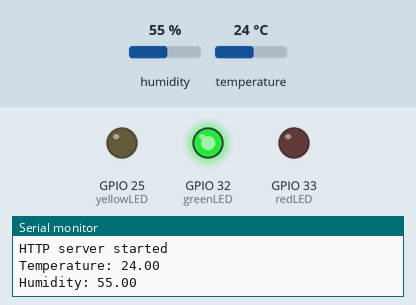
Recording of a sketch running on a simulated ESP32. Parts: output pins drawn as LEDs (lit = HIGH), the last lines printed to the serial monitor. Inputs (shaded band) come from the test bench; at power-on: temperature 24 °C, humidity 55 %. WiFi joins after 1.5 s; servers stay silent unless stated.

Above: at 2.7 s.
2.8 s: temperature set to 29 °C
5.5 s: temperature set to 32 °C
At 6.7 s:
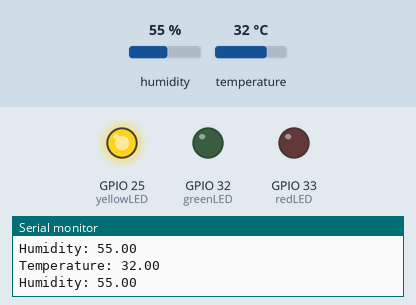
8.2 s: temperature set to 39 °C
10.9 s: temperature set to 42 °C
At 12.6 s:
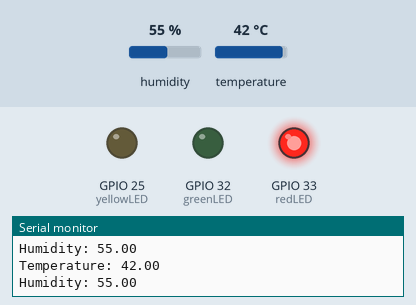
13.6 s: temperature set to 12 °C
At 15.0 s:
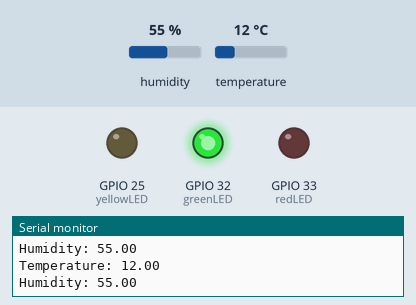
16.3 s: temperature set to 33 °C
At 18.6 s:
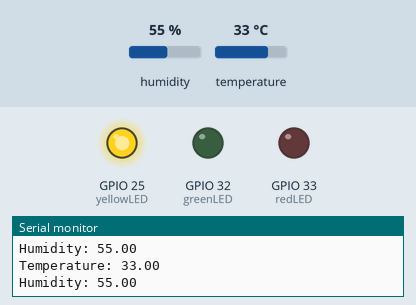
Timing chart, 0 to 20.1 s (numbered marks = the images above; inputs shaded):
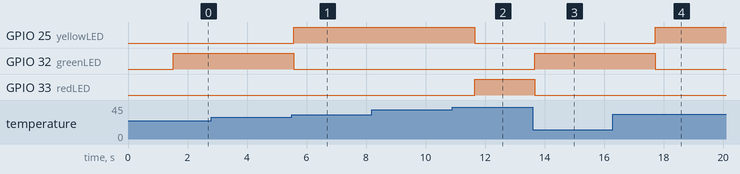

Measured:
- the behaviour switches between 30 and 31 °C on temperature (found by bisection; images 0 and 1)
- the behaviour switches between 40 and 41 °C on temperature (found by bisection; images 1 and 2)
- after the input at 5.5 s, GPIO 25 (yellowLED): LOW → HIGH after 0.08 s; GPIO 32 (greenLED): HIGH → LOW after 0.08 s
- after the input at 10.9 s, GPIO 25 (yellowLED): HIGH → LOW after 0.75 s; GPIO 33 (redLED): LOW → HIGH after 0.75 s
- after the input at 13.6 s, GPIO 32 (greenLED): LOW → HIGH after 0.07 s; GPIO 33 (redLED): HIGH → LOW after 0.07 s
- after the input at 16.3 s, GPIO 25 (yellowLED): LOW → HIGH after 1.4 s; GPIO 32 (greenLED): HIGH → LOW after 1.4 s

The sketch:

techconologia.ino
```cpp
#include <WiFi.h>
#include <WiFiClient.h>
#include <WebServer.h>
#include <ESPmDNS.h>
#include <DHT.h>

const char *ssid = "DITOHOME_D614B";
const char *password = "Oppaioppai";

WebServer server(80);
DHT dht(26, DHT11);

// LED Pins
const int greenLED = 32;
const int yellowLED = 25;
const int redLED = 33;

void setup(void) {
  Serial.begin(115200);
  dht.begin();

  // Initialize LED pins
  pinMode(greenLED, OUTPUT);
  pinMode(yellowLED, OUTPUT);
  pinMode(redLED, OUTPUT);

  WiFi.mode(WIFI_STA);
  WiFi.begin(ssid, password);
  Serial.println("");

  while (WiFi.status() != WL_CONNECTED) {
    delay(500);
    Serial.print(".");
  }

  Serial.println("");
  Serial.print("Connected to ");
  Serial.println(ssid);
  Serial.print("IP address: ");
  Serial.println(WiFi.localIP());

  if (MDNS.begin("esp32")) {
    Serial.println("MDNS responder started");
  }

  server.on("/", handleRoot);
  server.begin();
  Serial.println("HTTP server started");
}

void loop(void) {
  server.handleClient();

  float t = readDHTTemperature();
  float h = readDHTHumidity();

  // LED control logic
  if (t != -1) {
    if (t <= 30) {
      digitalWrite(greenLED, HIGH);
      digitalWrite(yellowLED, LOW);
      digitalWrite(redLED, LOW);
    } else if (t >= 31 && t <= 40) {
      digitalWrite(greenLED, LOW);
      digitalWrite(yellowLED, HIGH);
      digitalWrite(redLED, LOW);
    } else if (t >= 41) {
      digitalWrite(greenLED, LOW);
      digitalWrite(yellowLED, LOW);
      digitalWrite(redLED, HIGH);
    }
  } else {
    // Turn off all LEDs if sensor read fails
    digitalWrite(greenLED, LOW);
    digitalWrite(yellowLED, LOW);
    digitalWrite(redLED, LOW);
  }

  delay(2000);  // 2-second delay for stability
}

// Reads temperature in Celsius
float readDHTTemperature() {
  float t = dht.readTemperature();
  if (isnan(t)) {
    Serial.println("Failed to read from DHT sensor!");
    return -1;
  } else {
    Serial.print("Temperature: ");
    Serial.println(t);
    return t;
  }
}

// Reads humidity
float readDHTHumidity() {
  float h = dht.readHumidity();
  if (isnan(h)) {
    Serial.println("Failed to read from DHT sensor!");
    return -1;
  } else {
    Serial.print("Humidity: ");
    Serial.println(h);
    return h;
  }
}

void handleRoot() {
  char msg[1500];
  snprintf(msg, 1500,
           "<html>\
  <head>\
    <meta http-equiv='refresh' content='4'/>\
    <meta name='viewport' content='width=device-width, initial-scale=1'>\
    <link rel='stylesheet' href='https://use.fontawesome.com/releases/v5.7.2/css/all.css'>\
    <title>Smart Temperature and Humidity Monitoring System</title>\
    <style>\
    html { font-family: Arial; display: inline-block; margin: 0px auto; text-align: center;}\
    h2 { font-size: 3.0rem; }\
    p { font-size: 3.0rem; }\
    .units { font-size: 1.2rem; }\
    .dht-labels{ font-size: 1.5rem; vertical-align:middle; padding-bottom: 15px;}\
    </style>\
  </head>\
  <body>\
      <h2>Smart Temperature and Humidity Monitoring System</h2>\
      <p>\
        <i class='fas fa-thermometer-half' style='color:#ca3517;'></i>\
        <span class='dht-labels'>Temperature</span>\
        <span>%.2f</span>\
        <sup class='units'>&deg;C</sup>\
      </p>\
      <p>\
        <i class='fas fa-tint' style='color:#00add6;'></i>\
        <span class='dht-labels'>Humidity</span>\
        <span>%.2f</span>\
        <sup class='units'>&percnt;</sup>\
      </p>\
  </body>\
</html>",
           readDHTTemperature(), readDHTHumidity());
  server.send(200, "text/html", msg);
}
```
